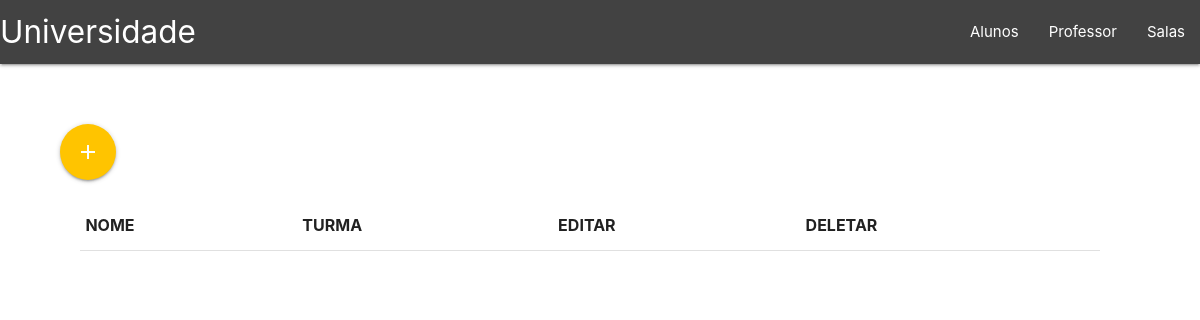
Before: /Professor/Professor.php with the older database file.
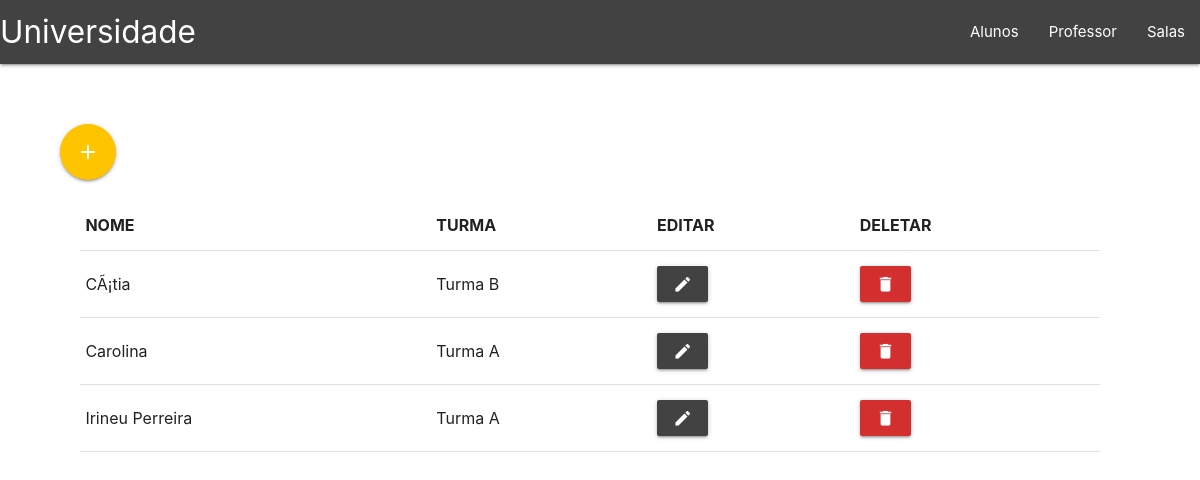
After: the same page with the newer database file.
### tables this page shows
CREATE TABLE IF NOT EXISTS `professor` (
  `id` int(11) NOT NULL AUTO_INCREMENT,
  `nome` varchar(100) NOT NULL,
  `turmaProfessor` varchar(100) NOT NULL,
  PRIMARY KEY (`id`),
  KEY `turma` (`turmaProfessor`)
);

CREATE TABLE IF NOT EXISTS `sala` (
  `idSala` int(20) NOT NULL AUTO_INCREMENT,
  `nomeSala` varchar(100) NOT NULL,
  `capacidade` int(10) NOT NULL,
  PRIMARY KEY (`idSala`)
);

### php/read.php (called while the page is built)
<?php
include ("conect/conect.php");
if($page == "professor"){
    $consulta = "SELECT professor.id,professor.nome,sala.nomeSala,sala.idSala FROM Professor INNER JOIN sala on professor.turmaProfessor = sala.idSala";
}elseif ($page == "aluno"){
    $consulta = "SELECT aluno.id,aluno.nome,sala.nomeSala, sala.idSala FROM aluno INNER JOIN sala on aluno.turmaAluno = sala.idSala";
}elseif($page == "sala"){
    $consulta = "SELECT * FROM sala";
}
$read = $conn->query($consulta) or die ($mysqli->error);

### Professor/Professor.php (the view)
<?php
$page = "professor";
include("../php/read.php");
?>
<?php include("../Head.php"); ?>
<div class="div-lista ">
    <div class="row">
        <legend><a class="amber accent-3 s12 m6 btn-floating btn-large waves-effect waves-light" href="ProfessorCreate.php"><i class="material-icons">add</i></a></legend>
    </div>
    <div class="row transparent">
        <table class="table-lista highlight">
            <thead>
            <tr>
                <th class="s12 m4">NOME</th>
                <th class="s12 m4">TURMA</th>
                <th class="s12 m4">EDITAR</th>
                <th class="s12 m4">DELETAR</th>
            </tr>
            </thead>
            <tbody>
            <?php while ($dado = $read->fetch_array()){?>
                <tr>
                    <td><?php echo $dado["nome"];?></td>
                    <td><?php  echo $dado["nomeSala"];?></td>
                    <td>
                        <a class="waves-effect modal-trigger btn grey darken-3" href="ProfessorEdit.php?id=<?= $dado['id']?>"><i class="material-icons prefix">create</i></a>
                    </td>
                    <td>
                        <a class="waves-effect modal-trigger btn red darken-2" href="../php/delete.php?id=<?= $dado['id']?>&page=professor"><i class="material-icons prefix">delete</i></a>
                    </td>
                </tr>
            <?php }?>
            </tbody>
        </table>
    </div>
</div>
<?php include ("../Footer.php");?>

Changed rows visible on the page:
now on this page (row edited): professor: nome "CÃ¡tia", sala.nomeSala "Turma B"
now on this page (row edited): professor: nome "Carolina", sala.nomeSala "Turma A"
now on this page (row edited): professor: nome "Irineu Perreira", sala.nomeSala "Turma A"
